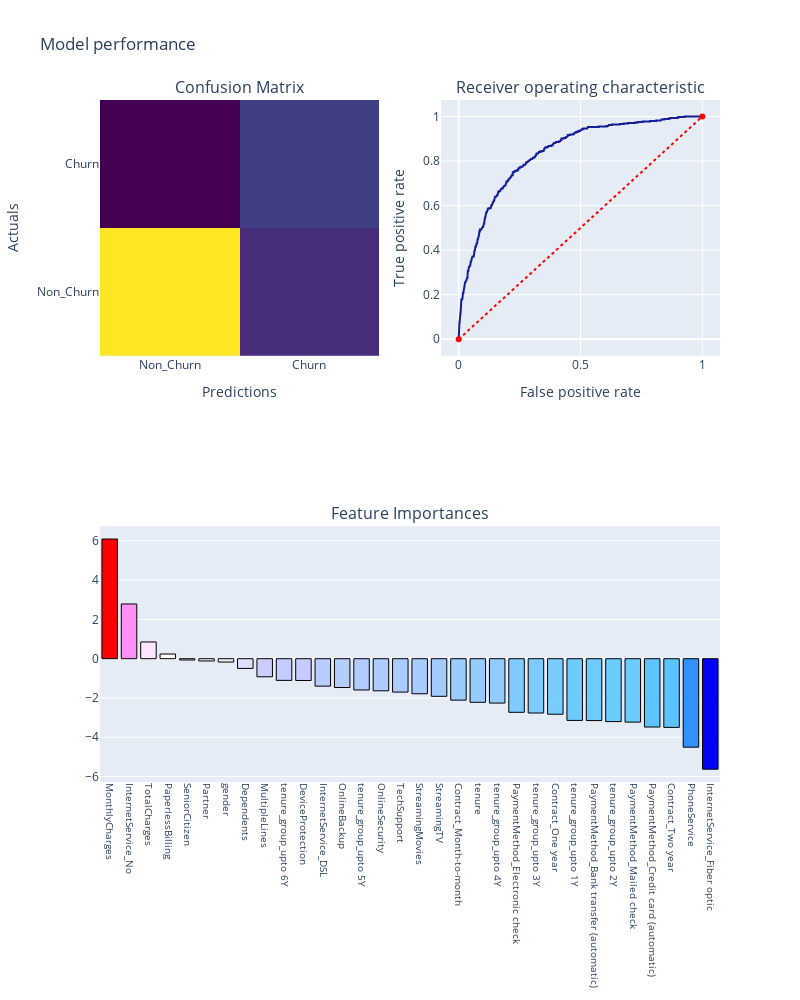

The cell this chart's notebook holds for it:
### Markdown cell above
### * Synthetic Minority Oversampling Technique(SMOTe) *
- Randomly pick a instance from the minority class.
- Compute the k-nearest neighbors (for some pre-specified k) for this point.
- Add k new points somewhere between the chosen point and each of its neighbors

### Code cell
from imblearn.over_sampling import SMOTE
cols = [col for col in telcom.columns if col not in ['customerID','Churn']]

# oversample the minority class using SMOTE
os = SMOTE()
smote_X, smote_Y = os.fit_sample(X_train, y_train) # this returns dataframes for X and Y - is a Series


# check the number of classes after over sampling
print('the number of classes after applying over sampling using SMOTE\n', np.unique(smote_Y.values, return_counts=True))

# churn prediction
churn_prediction(logreg, smote_X, smote_Y, X_test, y_test, cols, 'coefficients', threshold_plot=True)

### Figure 1 — Plotly figure (JSON) as saved in the notebook; plotly's stock layout.template omitted (floating-point values rounded to 4 significant figures; data arrays with more than 128 entries replaced by an {"elided": "..."} marker saying what was removed)
{"data": [{"colorscale": [[0, "#440154"], [0.1111, "#482878"], [0.2222, "#3e4989"], [0.3333, "#31688e"], [0.4444, "#26828e"], [0.5556, "#1f9e89"], [0.6667, "#35b779"], [0.7778, "#6ece58"], [0.8889, "#b5de2b"], [1, "#fde725"]], "name": "confusion matrix", "showscale": false, "type": "heatmap", "x": ["Non_Churn", "Churn"], "xaxis": "x", "y": ["Non_Churn", "Churn"], "yaxis": "y", "z": [[1057, 254], [137, 310]]}, {"line": {"color": "rgb(20,30,150)", "width": 2}, "name": "ROC : 0.8364424581539444", "type": "scatter", "x": {"elided": "471 float values"}, "xaxis": "x2", "y": {"elided": "471 float values"}, "yaxis": "y2"}, {"line": {"color": "red", "dash": "dot", "width": 2}, "type": "scatter", "x": [0, 1], "xaxis": "x2", "y": [0, 1], "yaxis": "y2"}, {"marker": {"color": [6.095, 2.788, 0.8522, 0.2378, -0.06535, -0.1149, -0.1691, -0.495, -0.9207, -1.105, -1.109, -1.398, -1.468, -1.593, -1.635, -1.7, -1.786, -1.916, -2.111, -2.221, -2.261, -2.73, -2.766, -2.828, -3.144, -3.152, -3.203, -3.23, -3.48, -3.498, -4.506, -5.629], "colorscale": [[0, "rgb(0,0,255)"], [0.1, "rgb(51,153,255)"], [0.2, "rgb(102,204,255)"], [0.3, "rgb(153,204,255)"], [0.4, "rgb(204,204,255)"], [0.5, "rgb(255,255,255)"], [0.6, "rgb(255,204,255)"], [0.7, "rgb(255,153,255)"], [0.8, "rgb(255,102,204)"], [0.9, "rgb(255,102,102)"], [1, "rgb(255,0,0)"]], "line": {"color": "black", "width": 1}}, "name": "coefficients", "type": "bar", "x": ["MonthlyCharges", "InternetService_No", "TotalCharges", "PaperlessBilling", "SeniorCitizen", "Partner", "gender", "Dependents", "MultipleLines", "tenure_group_upto 6Y", "DeviceProtection", "InternetService_DSL", "OnlineBackup", "tenure_group_upto 5Y", "OnlineSecurity", "TechSupport", "StreamingMovies", "StreamingTV", "Contract_Month-to-month", "tenure", "tenure_group_upto 4Y", "PaymentMethod_Electronic check", "tenure_group_upto 3Y", "Contract_One year", "tenure_group_upto 1Y", "PaymentMethod_Bank transfer (automatic)", "tenure_group_upto 2Y", "PaymentMethod_Mailed check", "PaymentMethod_Credit card (automatic)", "Contract_Two year", "PhoneService", "InternetService_Fiber optic"], "xaxis": "x3", "y": [6.095, 2.788, 0.8522, 0.2378, -0.06535, -0.1149, -0.1691, -0.495, -0.9207, -1.105, -1.109, -1.398, -1.468, -1.593, -1.635, -1.7, -1.786, -1.916, -2.111, -2.221, -2.261, -2.73, -2.766, -2.828, -3.144, -3.152, -3.203, -3.23, -3.48, -3.498, -4.506, -5.629], "yaxis": "y3"}], "layout": {"annotations": [{"font": {"size": 16}, "showarrow": false, "text": "Confusion Matrix", "x": 0.225, "xanchor": "center", "xref": "paper", "y": 1, "yanchor": "bottom", "yref": "paper"}, {"font": {"size": 16}, "showarrow": false, "text": "Receiver operating characteristic", "x": 0.775, "xanchor": "center", "xref": "paper", "y": 1, "yanchor": "bottom", "yref": "paper"}, {"font": {"size": 16}, "showarrow": false, "text": "Feature Importances", "x": 0.5, "xanchor": "center", "xref": "paper", "y": 0.375, "yanchor": "bottom", "yref": "paper"}], "autosize": false, "height": 1000, "showlegend": false, "title": {"text": "Model performance"}, "width": 800, "xaxis": {"anchor": "y", "domain": [0, 0.45], "title": {"text": "Predictions"}}, "xaxis2": {"anchor": "y2", "domain": [0.55, 1], "title": {"text": "False positive rate"}}, "xaxis3": {"anchor": "y3", "domain": [0, 1], "tickangle": 90, "tickfont": {"size": 10}}, "yaxis": {"anchor": "x", "domain": [0.625, 1], "title": {"text": "Actuals"}}, "yaxis2": {"anchor": "x2", "domain": [0.625, 1], "title": {"text": "True positive rate"}}, "yaxis3": {"anchor": "x3", "domain": [0, 0.375]}}}
